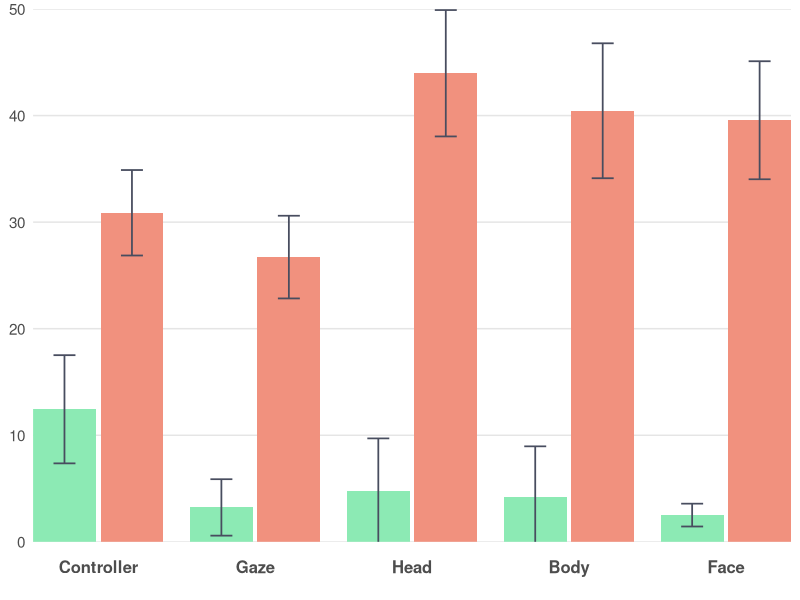
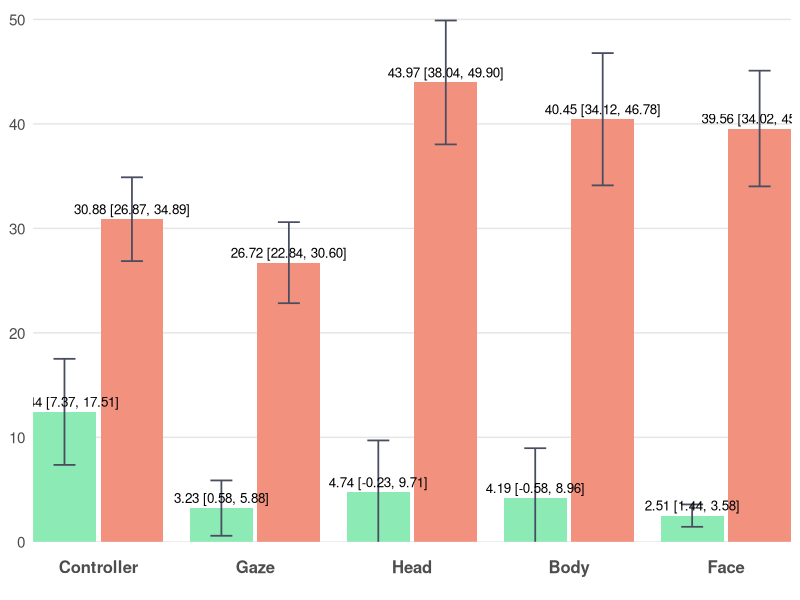

Here is the R script that generated these plots, in order:
# ================= Packages =================
if (!require(ggplot2)) install.packages("ggplot2")
library(ggplot2)

# ================= Data =================
# Controller: Easy 12.44 (±13.59), Hard 30.88 (±10.74)
# Gaze: Easy 3.23 (±7.09), Hard 26.72 (±10.39)
# Head: Easy 4.74 (±13.30), Hard 43.97 (±15.88)
# Body: Easy 4.19 (±12.78), Hard 40.45 (±16.95)
# Face: Easy 2.51 (±2.87), Hard 39.56 (±14.83)

dat <- data.frame(
  Category = c("Controller","Controller",
               "Gaze","Gaze",
               "Head","Head",
               "Body","Body",
               "Face","Face"),
  slot     = c("L","R",
               "L","R",
               "L","R",
               "L","R",
               "L","R"),
  series   = c("Easy","Hard",
               "Easy","Hard",
               "Easy","Hard",
               "Easy","Hard",
               "Easy","Hard"),
  mean     = c(12.44, 30.88,    # Controller Easy, Hard
               3.23, 26.72,      # Gaze Easy, Hard
               4.74, 43.97,      # Head Easy, Hard
               4.19, 40.45,      # Body Easy, Hard
               2.51, 39.56),     # Face Easy, Hard
  sd       = c(13.59, 10.74,   # Controller Easy, Hard
               7.09, 10.39,      # Gaze Easy, Hard
               13.30, 15.88,     # Head Easy, Hard
               12.78, 16.95,     # Body Easy, Hard
               2.87, 14.83),     # Face Easy, Hard
  stringsAsFactors = FALSE
)

# 固定横轴顺序
dat$Category <- factor(dat$Category,
  levels = c("Controller","Gaze","Head","Body","Face"))
dat$slot   <- factor(dat$slot, levels = c("L","R"))
dat$series <- factor(dat$series, levels = c("Easy","Hard"))

# ================= 手动定位（确保居中+相邻柱体有间距） =================
# 以每个类目的中心为整数(1,2,3,...)，在左右各偏移 delta；两柱宽度为 bar_w
group_w <- 0.8               # 每个类目总体占宽（<1 避免挤到相邻类目）
bar_w   <- group_w / 2       # 0.4  柱体宽度保持不变
delta   <- group_w / 4       # 0.2  基础偏移
gap     <- 0.03              # 相邻柱体间距（几个像素）

# 对于所有类别，L和R之间增加间距
offset_map <- c(L = -delta - gap/2, R = +delta + gap/2)

x_base <- as.numeric(dat$Category)
dat$x  <- x_base + unname(offset_map[as.character(dat$slot)])

# ================= 配色方案 =================
col_easy  <- "#8CEAB4"      # Easy
col_hard  <- "#F1917E"      # Hard

err_col   <- "#484D5F"

theme_base <- theme_minimal(base_size = 13) +
  theme(
    legend.position    = "none",
    panel.background   = element_rect(fill = "#FFFFFF", color = NA),  # 白底
    plot.background    = element_rect(fill = "#FFFFFF", color = NA),  # 白底
    panel.grid.major   = element_blank(),  # 去除所有网格线
    panel.grid.minor   = element_blank(),  # 去除所有网格线
    panel.grid.major.x = element_blank(),
    panel.grid.minor.x = element_blank(),
    panel.grid.major.y = element_blank(),
    panel.grid.minor.y = element_blank(),
    axis.ticks.x       = element_blank(),  # 去除x轴刻度线（底部灰色竖线）
    axis.ticks.y       = element_blank(),  # 去除y轴刻度线（左侧竖着的刻度线）
    axis.line.x        = element_blank(),  # 去除x轴线（底部灰色竖线）
    axis.line.y        = element_blank(),  # 去除y轴线（左侧竖线）
    axis.text.x        = element_text(size = 12, face = "bold", 
                                       margin = margin(t = 10, b = 10)),  # 底部文字距离坐标轴更远
    axis.text.y        = element_text(size = 11),
    axis.title         = element_blank()
  )

# y 轴：根据数据范围确定，最大值约 43.97，设置为 0-50
y_top    <- 50
y_breaks <- seq(0, 50, by = 10)

# x 轴：用数值坐标，刻度放在每个类目中心
x_breaks <- seq_along(levels(dat$Category))
x_labels <- levels(dat$Category)

# ================= 95% 置信区间计算 =================
n <- 30  # 样本量
df <- n - 1  # 自由度 = 29
t_critical <- qt(0.975, df)  # t分布临界值（95% CI，双尾）
# 计算95% CI的误差范围
dat$ci_margin <- t_critical * (dat$sd / sqrt(n))

# ================= 图1：不带标注 =================
p1 <- ggplot(dat, aes(x = x, y = mean, fill = series)) +
  # 手动添加水平坐标线
  geom_hline(yintercept = y_breaks, color = "#E5E5E5", linewidth = 0.5) +
  geom_col(width = bar_w, position = "identity", colour = NA) +
  geom_errorbar(aes(ymin = mean - ci_margin, ymax = mean + ci_margin),
                width = bar_w * 0.35, color = err_col, linewidth = 0.6,
                position = "identity") +
  scale_fill_manual(values = c(Easy = col_easy, Hard = col_hard)) +
  scale_y_continuous(breaks = y_breaks, minor_breaks = NULL) +
  scale_x_continuous(breaks = x_breaks, labels = x_labels, expand = c(0, 0)) +
  coord_cartesian(ylim = c(0, y_top), expand = 0) +
  theme_base

# ================= 图2：带"均值 (95% CI)"标注 =================
lab_df <- transform(dat, label = sprintf("%.2f [%.2f, %.2f]", mean, 
                                          mean - ci_margin, mean + ci_margin))

p2 <- ggplot(dat, aes(x = x, y = mean, fill = series)) +
  # 手动添加水平坐标线
  geom_hline(yintercept = y_breaks, color = "#E5E5E5", linewidth = 0.5) +
  geom_col(width = bar_w, position = "identity", colour = NA) +
  geom_errorbar(aes(ymin = mean - ci_margin, ymax = mean + ci_margin),
                width = bar_w * 0.35, color = err_col, linewidth = 0.6,
                position = "identity") +
  geom_text(data = lab_df, aes(label = label),
            vjust = -0.5, size = 3.4, position = "identity") +
  scale_fill_manual(values = c(Easy = col_easy, Hard = col_hard)) +
  scale_y_continuous(breaks = y_breaks, minor_breaks = NULL) +
  scale_x_continuous(breaks = x_breaks, labels = x_labels, expand = c(0, 0)) +
  coord_cartesian(ylim = c(0, y_top * 1.02), expand = 0) +
  theme_base

# 保存文件（确保目录存在）
if (!dir.exists("no_labels")) dir.create("no_labels", recursive = TRUE)
if (!dir.exists("with_labels")) dir.create("with_labels", recursive = TRUE)
ggsave("no_labels/DoG_no_labels.png", p1, width = 8, height = 3.57, dpi = 300, bg = "white")
ggsave("with_labels/DoG_with_labels.png", p2, width = 8, height = 3.92, dpi = 300, bg = "white")
